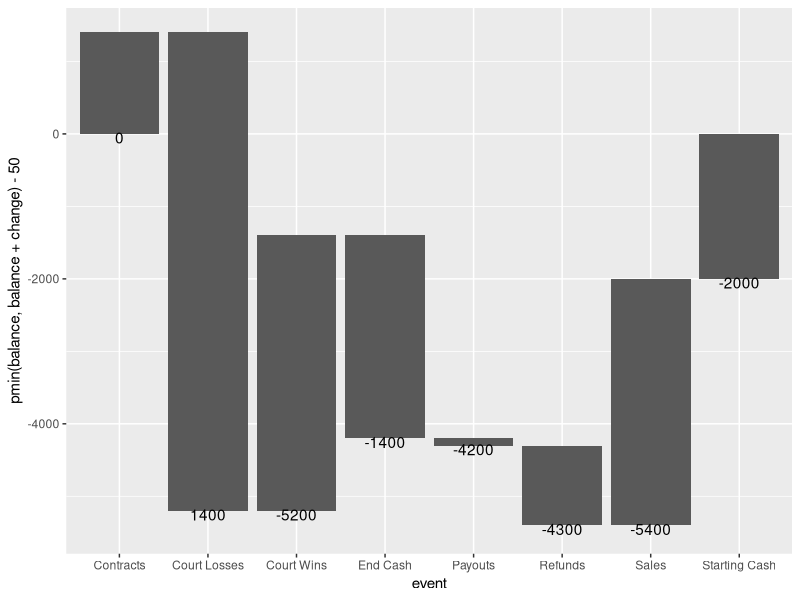
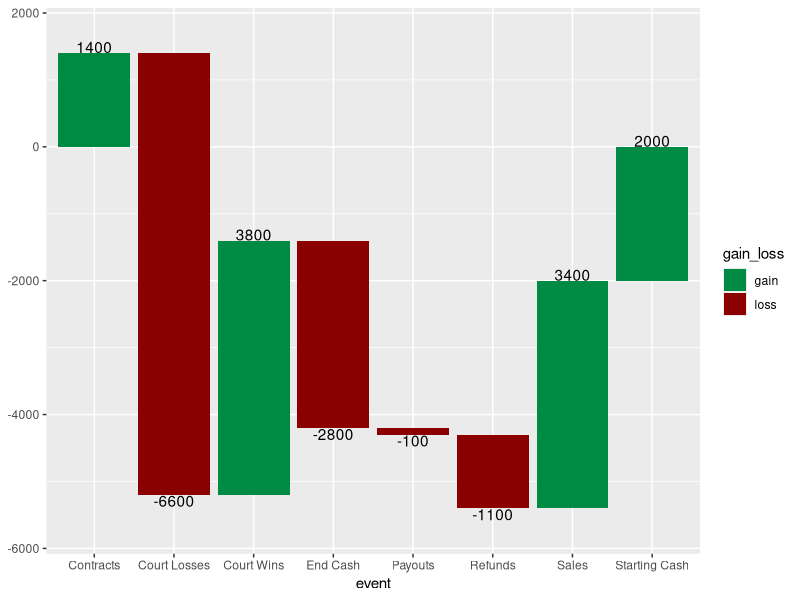
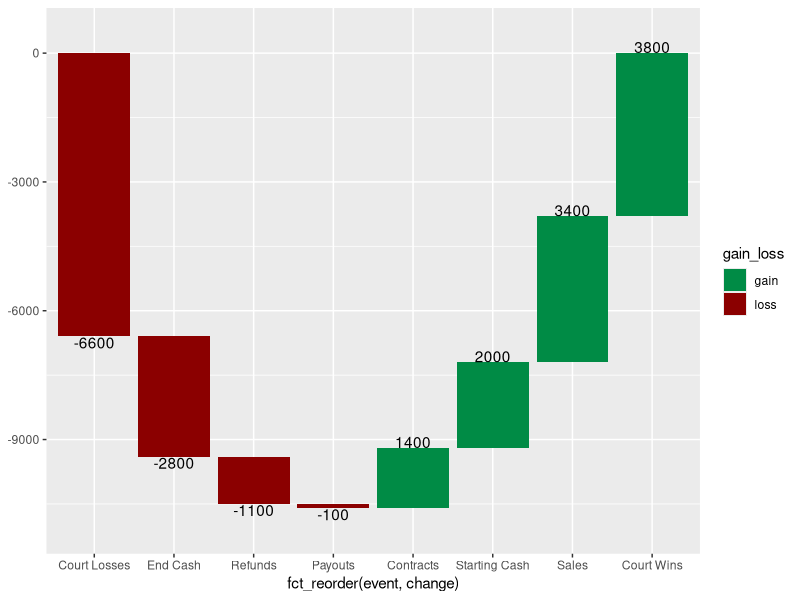
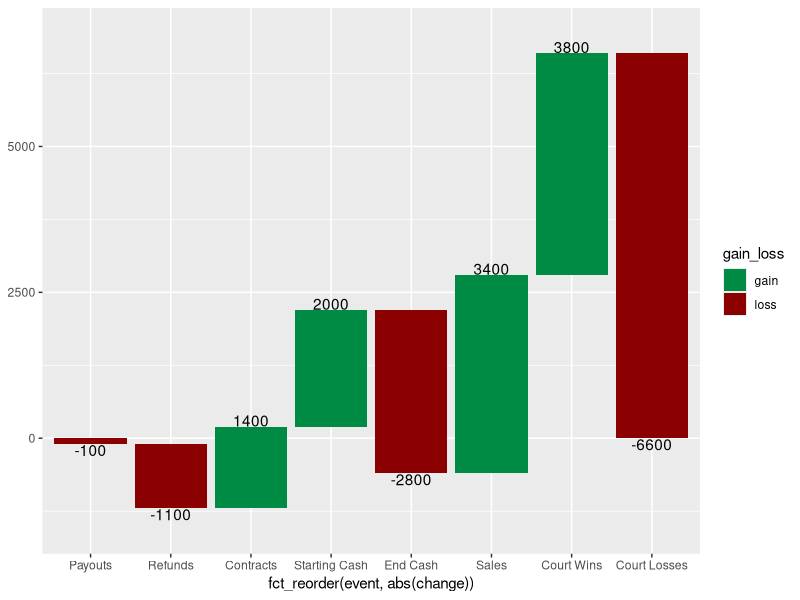

These figures' R source, in order:
## ---- chunk 1
knitr::opts_chunk$set(echo = TRUE)
options(tidyverse.quiet = TRUE)
## ---- chunk 2
library(tidyverse)
data.frame(event = c("Starting Cash", 
                     "Sales", 
                     "Refunds",
                     "Payouts", 
                     "Court Losses", 
                     "Court Wins", 
                     "Contracts", 
                     "End Cash"),
           change = c(2000, 3400, -1100, 
                      -100, -6600, 3800, 
                      1400, -2800)) %>% 
  mutate(event = factor(event)) ->
flow_df
  
flow_df %>%   # maybe add factor in order if factor is not defined...
  mutate(x_pos = event %>% as.numeric()) %>% 
  arrange(x_pos) %>% 
  mutate(balance = cumsum(c(0, 
                            change[-nrow(.)]))) %>% 
  mutate(flow = factor(sign(change))) ->
balance_df

ggplot(balance_df) +
          geom_rect(
            aes(xmin = x_pos - 0.45, 
                xmax = x_pos + 0.45, 
                ymin = balance, 
                ymax = balance + change)) +
          geom_text(aes(x = event, 
                        y = pmin(balance, 
                                 balance + change) - 50, 
                        label = balance)) ->
p;p


layer_data()
layer_scales()$x
## ---- chunk 3
compute_panel_waterfall <- function(data, scales){
  
  data %>% 
  mutate(x_scale = x) %>% 
  mutate(x_pos = x %>% as.numeric()) %>% 
  arrange(x_pos) %>% 
  mutate(balance = cumsum(c(0, 
                            change[-nrow(.)]))) %>% 
  mutate(direction = factor(sign(change))) %>% 
  mutate(xmin = x_pos - .45,
         xmax = x_pos + .45,
         ymin = balance,
         ymax = balance + change) %>% 
  mutate(x = x_pos) %>% 
  mutate(y = ymax) %>% 
  mutate(gain_loss = ifelse(direction == 1, "gain", "loss"))
  
}

flow_df %>% 
  rename(x = event) %>% 
  compute_panel_waterfall() 

## ---- chunk 4
StatWaterfall <- ggproto(`_class` = "StatWaterfall", 
                         `_inherit` = ggplot2::Stat,
                         required_aes = c("change", "x"),
                         compute_panel = compute_panel_waterfall,
                         default_aes = aes(label = after_stat(change),
                                           fill = after_stat(gain_loss),
                                           vjust = after_stat((direction == -1) %>%
                                                                as.numeric)))
## ---- chunk 5
stat_waterfall <- function(geom = ggplot2::GeomRect,
  mapping = NULL,
  data = NULL,
  position = "identity",
  na.rm = FALSE,
  show.legend = NA,
  inherit.aes = TRUE, ...) {
  ggplot2::layer(
    stat = StatWaterfall,  # proto object from step 2
    geom = geom,  # inherit other behavior
    data = data,
    mapping = mapping,
    position = position,
    show.legend = show.legend,
    inherit.aes = inherit.aes,
    params = list(na.rm = na.rm, ...)
  )
}


geom_waterfall <- stat_waterfall

geom_waterfall_label <- function(..., lineheight = .8){stat_waterfall(geom = "text", lineheight = lineheight, ...)}
## ---- chunk 6
flow_df %>% 
  ggplot() +
  aes(change = change, 
      x = event) + # event in order
  geom_waterfall() + 
  geom_waterfall_label() + 
  scale_y_continuous(expand = expansion(.1)) + 
  scale_fill_manual(values = c("springgreen4", "darkred"))

last_plot() + 
  aes(x = fct_reorder(event, change)) # in order neg to positive

last_plot() + 
  aes(x = fct_reorder(event, abs(change))) # in order magnitude


